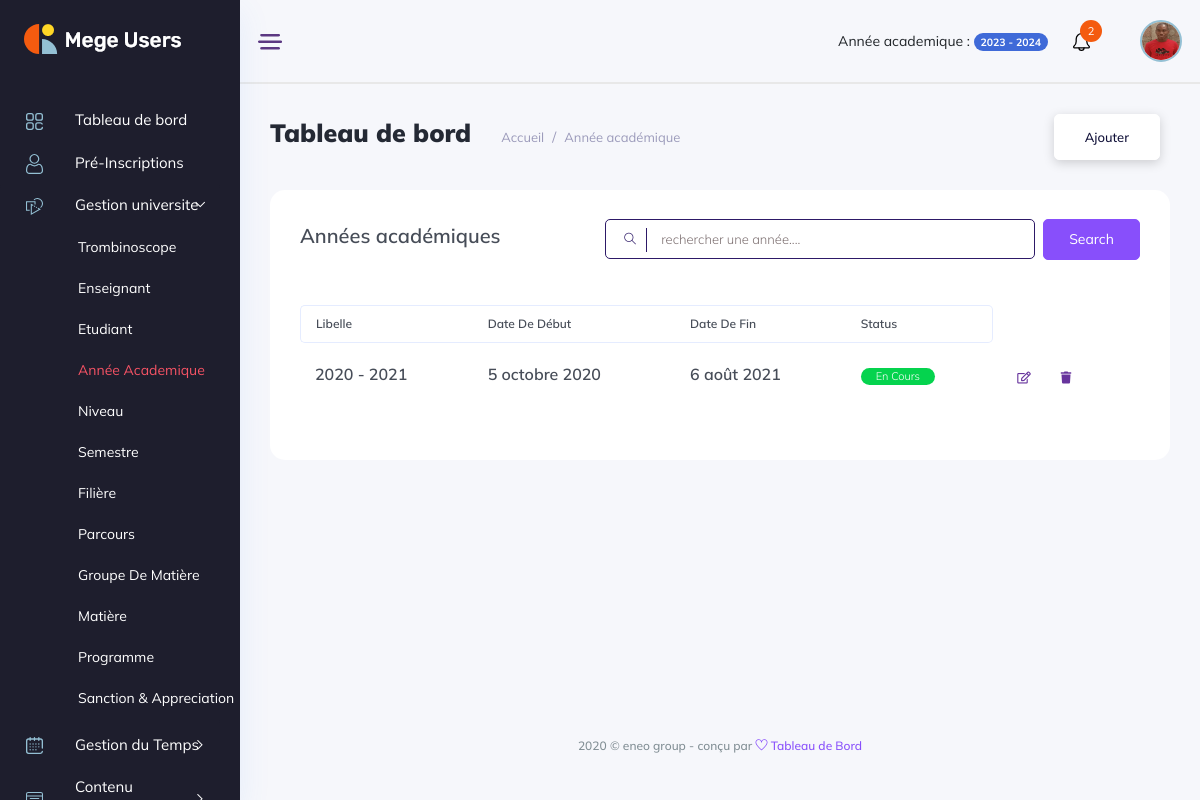
Screenshot of /gestion_universite/année-academiques/ (signed in) with the database file from the repository.
### backend/models/gestion_ecole.py (models this page shows, shortened)
class AcademicYear(models.Model):
    label = models.CharField(max_length=50)
    start_date = models.DateField(blank=True, null=True)
    end_date = models.DateField(blank=True, null=True)
    status = models.BooleanField(default=True)
    created_at = models.DateTimeField(auto_now_add=True)
    updated_at = models.DateTimeField(auto_now=True)

### manager_dashboard/views/gestion_universite_view.py (called while the page is built)
    def dispatch(self,request, *args, **kwargs):
        if not request.user.is_authenticated:
            return redirect('backend:login')
        return super().dispatch(request, *args, **kwargs)

    def get(self, request, *args, **kwargs):
        academic_years = AcademicYear.objects.all().order_by('-label')
        context = {'academic_years': academic_years}
        return render(request, template_name=self.template, context=context)

### manager_dashboard/templates/manager_dashboard/gestion_universite/annee_academiques.html (shortened to what this page needs)
{% extends '../base.html' %}
{% load static %}
{% block content %}
<div class="main_content_iner overly_inner ">
    <div class="container-fluid p-0 ">
        <div class="row">
            <div class="col-12">
                <div class="page_title_box d-flex flex-wrap align-items-center justify-content-between">
                    <div class="page_title_left d-flex align-items-center">
                        <h3 class="f_s_25 f_w_700 dark_text mr_30">Tableau de bord</h3>
                        <ol class="breadcrumb page_bradcam mb-0">
                            <li class="breadcrumb-item"><a href="javascript:void(0);">Accueil</a></li>
                            <li class="breadcrumb-item"><a href="javascript:void(0);">Année académique</a></li>
                        </ol>
                    </div>
                    <div class="page_title_right">
                        <div class="page_date_button d-flex align-items-center">
                            <a href='{% url "manager_dashboard:add_year" %}' class="white_btn3">Ajouter</a>
                        </div>
                    </div>
                </div>
            </div>
        </div>
        <div class="row">
            <div class="col-lg-12">
                <div class="white_card card_height_100 mb_30 pt-4">
                    <div class="white_card_body">
                        <div class="QA_section">
                            <div class="white_box_tittle list_header">
                                <h4>Années académiques </h4>
                                <div class="box_right d-flex lms_block">
                                    <div class="serach_field_2">
                                        <div class="search_inner">
                                            <form Active="#">
                                                <div class="search_field">
                                                    <input type="text" placeholder="rechercher une année....">
                                                </div>
                                                <button type="submit"> <i class="ti-search"></i> </button>
                                            </form>
                                        </div>
                                    </div>
                                    <div class="add_button ms-2">
                                        <a href="#" data-toggle="modal" data-target="#addcategory" class="btn_1">search</a>
                                    </div>
                                </div>
                            </div>
                            <div class="QA_table mb_30">
                                <table class="table lms_table_active ">
                                    <thead>
                                        <tr>
                                            <th scope="col">Libelle</th>
                                            <th scope="col">Date de début</th>
                                            <th scope="col">Date de fin</th>
                                            <th scope="col">Status</th>
                                        </tr>
                                    </thead>
                                    <tbody id="elementList">
                                        {% for year in academic_years %}
                                            <tr data-id="{{ year.id }}">
                                                <td> <h6> {{ year.label }} </h6></td>
                                                <td> <h6> {{ year.start_date }}</h6></td>
                                                <td> <h6> {{ year.end_date }} </h6></td>
                                                {% if year.status %}
                                                    <td><h6> <a class="status_btn">En cours</a></h6></td>
                                                {% else %}
                                                    <td><h6> <a class="status_Btn">Clôturé</a></h6></td>
                                                {% endif %}
                                                <td>
                                                    <div class="action_btns d-flex">
                                                        <a href='{% url "manager_dashboard:edit_year" year.id %}' class="action_btn mr_10"> <i class="far fa-edit"></i> </a>
                                                        <a href="#" onclick='deleteYear({{ year.id }})' class="action_btn"> <i class="fas fa-trash"></i> </a>
                                                    </div>
                                                </td>
                                            </tr>
                                        {% endfor %}
                                    </tbody>
                                </table>
                            </div>
                        </div>
                    </div>
                </div>
            </div>
        </div>
    </div>
</div>
{% endblock content %}

### rows the page displays
AcademicYear: label "2020 - 2021", start_date "5 octobre 2020", end_date "6 août 2021", status "En Cours"
